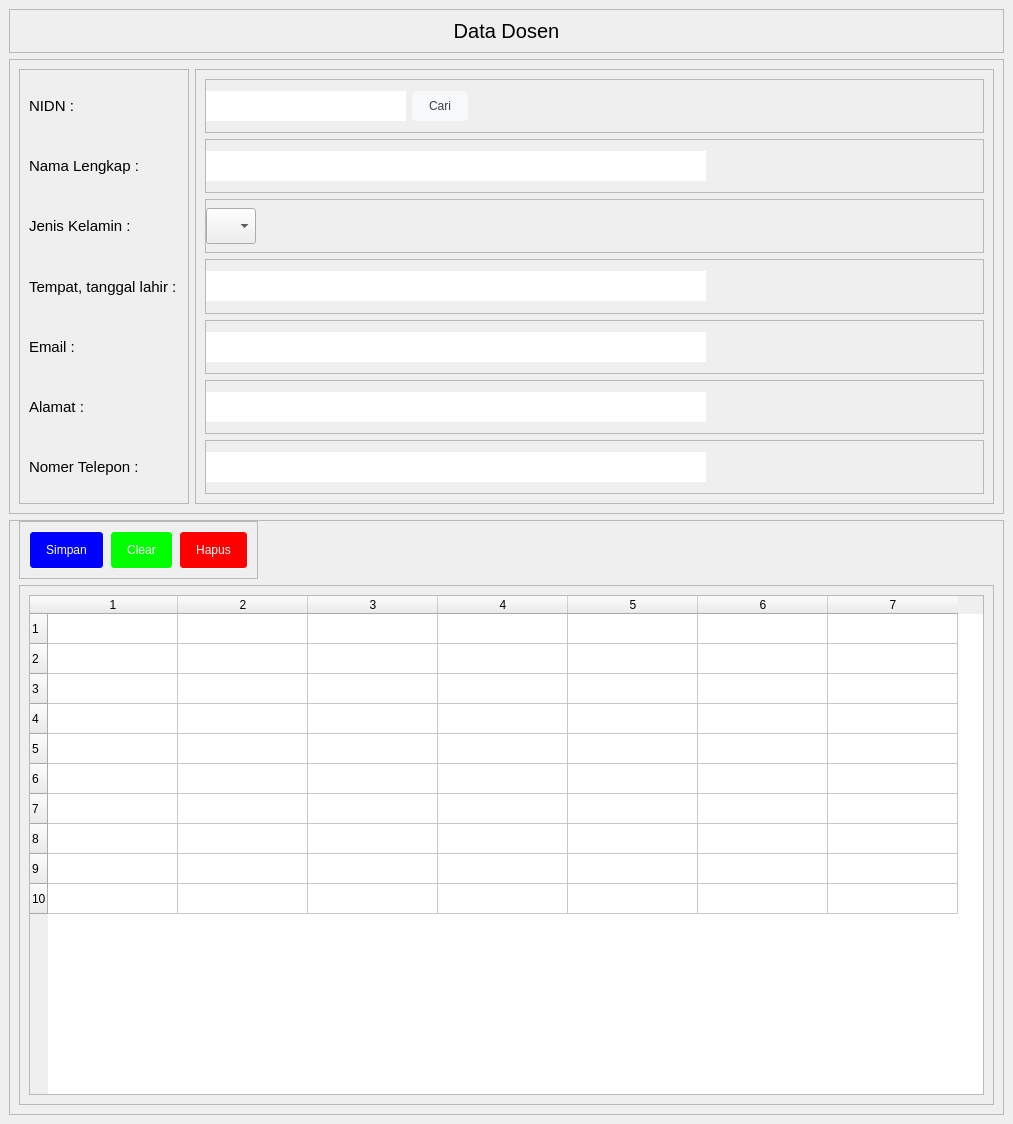
<?xml version="1.0" encoding="UTF-8"?>
<ui version="4.0">
 <class>MainWindow</class>
 <widget class="QMainWindow" name="MainWindow">
  <property name="geometry">
   <rect>
    <x>0</x>
    <y>0</y>
    <width>1013</width>
    <height>1124</height>
   </rect>
  </property>
  <property name="minimumSize">
   <size>
    <width>480</width>
    <height>0</height>
   </size>
  </property>
  <property name="windowTitle">
   <string>MainWindow</string>
  </property>
  <property name="styleSheet">
   <string notr="true">QScrollArea{
border: none;
}

QScrollBar:vertical {
	background-color:#fefefe;
	width:10px;
}
QScrollBar::handle:vertical {
	background-color: #808793;
	min-height: 30px;
	border-radius: 4px;
}
QScrollBar::handle:vertical:hover{	
	background-color:#a1a6af;
}

QScrollBar:horizontal {
	background-color:#fefefe;
	height:10px;
}
QScrollBar::handle:horizontal {
	background-color: #808793;
	min-height: 30px;
	border-radius: 4px;
}
QScrollBar::handle:horizontal:hover{	
	background-color:#a1a6af;
}

QLineEdit, QDateEdit {
	border: none;
}

QLineEdit,QComboBox {
height: 30px;
}

QPushButton {
  background-color: #f8f9fa;
  border: 1px solid #f8f9fa;
  border-radius: 4px;
  color: #3c4043;
  height: 36px;
  line-height: 27px;
  min-width: 10px;
  padding: 0 16px;
  text-align: center;
  white-space: pre;
}

QPushButton:hover {
  border-color: #4285f4;
  outline: none;
}

#btnSimpan{
	color: rgb(255, 255, 255);
	background-color: rgb(0, 0, 255);
}

#btnClear{
	color: rgb(255, 255, 255);
	background-color: rgb(0, 255, 0);
}

#btnHapus{
	color: rgb(255, 255, 255);
	background-color: rgb(255, 0, 0);
}</string>
  </property>
  <widget class="QWidget" name="centralwidget">
   <property name="sizePolicy">
    <sizepolicy hsizetype="Preferred" vsizetype="Preferred">
     <horstretch>0</horstretch>
     <verstretch>0</verstretch>
    </sizepolicy>
   </property>
   <layout class="QVBoxLayout" name="verticalLayout">
    <property name="spacing">
     <number>0</number>
    </property>
    <property name="leftMargin">
     <number>0</number>
    </property>
    <property name="topMargin">
     <number>0</number>
    </property>
    <property name="rightMargin">
     <number>0</number>
    </property>
    <property name="bottomMargin">
     <number>0</number>
    </property>
    <item>
     <widget class="QScrollArea" name="scrollArea">
      <property name="widgetResizable">
       <bool>true</bool>
      </property>
      <widget class="QWidget" name="scrollAreaWidgetContents">
       <property name="geometry">
        <rect>
         <x>0</x>
         <y>0</y>
         <width>1013</width>
         <height>1124</height>
        </rect>
       </property>
       <layout class="QVBoxLayout" name="verticalLayout_14">
        <item>
         <widget class="QFrame" name="frame">
          <property name="frameShape">
           <enum>QFrame::StyledPanel</enum>
          </property>
          <property name="frameShadow">
           <enum>QFrame::Raised</enum>
          </property>
          <layout class="QVBoxLayout" name="verticalLayout_3">
           <item>
            <widget class="QLabel" name="label">
             <property name="font">
              <font>
               <pointsize>15</pointsize>
              </font>
             </property>
             <property name="text">
              <string>Data Dosen</string>
             </property>
             <property name="alignment">
              <set>Qt::AlignCenter</set>
             </property>
            </widget>
           </item>
          </layout>
         </widget>
        </item>
        <item>
         <widget class="QFrame" name="frame_2">
          <property name="sizePolicy">
           <sizepolicy hsizetype="Preferred" vsizetype="Expanding">
            <horstretch>0</horstretch>
            <verstretch>0</verstretch>
           </sizepolicy>
          </property>
          <property name="frameShape">
           <enum>QFrame::StyledPanel</enum>
          </property>
          <property name="frameShadow">
           <enum>QFrame::Raised</enum>
          </property>
          <layout class="QHBoxLayout" name="horizontalLayout_4">
           <item>
            <widget class="QFrame" name="frame_4">
             <property name="sizePolicy">
              <sizepolicy hsizetype="Expanding" vsizetype="Preferred">
               <horstretch>0</horstretch>
               <verstretch>0</verstretch>
              </sizepolicy>
             </property>
             <property name="minimumSize">
              <size>
               <width>170</width>
               <height>0</height>
              </size>
             </property>
             <property name="maximumSize">
              <size>
               <width>170</width>
               <height>16777215</height>
              </size>
             </property>
             <property name="font">
              <font>
               <family>Segoe UI Symbol</family>
               <pointsize>9</pointsize>
              </font>
             </property>
             <property name="frameShape">
              <enum>QFrame::StyledPanel</enum>
             </property>
             <property name="frameShadow">
              <enum>QFrame::Raised</enum>
             </property>
             <layout class="QVBoxLayout" name="verticalLayout_2">
              <item>
               <widget class="QLabel" name="label_2">
                <property name="font">
                 <font>
                  <pointsize>11</pointsize>
                 </font>
                </property>
                <property name="text">
                 <string>NIDN :</string>
                </property>
               </widget>
              </item>
              <item>
               <widget class="QLabel" name="label_3">
                <property name="font">
                 <font>
                  <pointsize>11</pointsize>
                 </font>
                </property>
                <property name="text">
                 <string>Nama Lengkap :</string>
                </property>
               </widget>
              </item>
              <item>
               <widget class="QLabel" name="label_5">
                <property name="font">
                 <font>
                  <pointsize>11</pointsize>
                 </font>
                </property>
                <property name="text">
                 <string>Jenis Kelamin :</string>
                </property>
               </widget>
              </item>
              <item>
               <widget class="QLabel" name="label_6">
                <property name="font">
                 <font>
                  <pointsize>11</pointsize>
                 </font>
                </property>
                <property name="text">
                 <string>Tempat, tanggal lahir :</string>
                </property>
               </widget>
              </item>
              <item>
               <widget class="QLabel" name="label_8">
                <property name="font">
                 <font>
                  <pointsize>11</pointsize>
                 </font>
                </property>
                <property name="text">
                 <string>Email :</string>
                </property>
               </widget>
              </item>
              <item>
               <widget class="QLabel" name="label_7">
                <property name="font">
                 <font>
                  <pointsize>11</pointsize>
                 </font>
                </property>
                <property name="text">
                 <string>Alamat :</string>
                </property>
               </widget>
              </item>
              <item>
               <widget class="QLabel" name="label_9">
                <property name="font">
                 <font>
                  <pointsize>11</pointsize>
                 </font>
                </property>
                <property name="text">
                 <string>Nomer Telepon :</string>
                </property>
               </widget>
              </item>
             </layout>
            </widget>
           </item>
           <item>
            <widget class="QFrame" name="frame_6">
             <property name="frameShape">
              <enum>QFrame::StyledPanel</enum>
             </property>
             <property name="frameShadow">
              <enum>QFrame::Raised</enum>
             </property>
             <layout class="QVBoxLayout" name="verticalLayout_6">
              <item>
               <widget class="QFrame" name="frame_7">
                <property name="sizePolicy">
                 <sizepolicy hsizetype="Preferred" vsizetype="Preferred">
                  <horstretch>0</horstretch>
                  <verstretch>0</verstretch>
                 </sizepolicy>
                </property>
                <property name="minimumSize">
                 <size>
                  <width>0</width>
                  <height>0</height>
                 </size>
                </property>
                <property name="frameShape">
                 <enum>QFrame::StyledPanel</enum>
                </property>
                <property name="frameShadow">
                 <enum>QFrame::Raised</enum>
                </property>
                <layout class="QHBoxLayout" name="horizontalLayout_3">
                 <property name="leftMargin">
                  <number>0</number>
                 </property>
                 <property name="topMargin">
                  <number>0</number>
                 </property>
                 <property name="rightMargin">
                  <number>0</number>
                 </property>
                 <property name="bottomMargin">
                  <number>0</number>
                 </property>
                 <item>
                  <widget class="QLineEdit" name="txtNidn">
                   <property name="minimumSize">
                    <size>
                     <width>200</width>
                     <height>0</height>
                    </size>
                   </property>
                   <property name="maximumSize">
                    <size>
                     <width>200</width>
                     <height>16777215</height>
                    </size>
                   </property>
                   <property name="font">
                    <font>
                     <pointsize>12</pointsize>
                    </font>
                   </property>
                  </widget>
                 </item>
                 <item alignment="Qt::AlignLeft">
                  <widget class="QPushButton" name="btnCari">
                   <property name="minimumSize">
                    <size>
                     <width>44</width>
                     <height>10</height>
                    </size>
                   </property>
                   <property name="maximumSize">
                    <size>
                     <width>16777215</width>
                     <height>30</height>
                    </size>
                   </property>
                   <property name="text">
                    <string>Cari</string>
                   </property>
                  </widget>
                 </item>
                </layout>
               </widget>
              </item>
              <item>
               <widget class="QFrame" name="frame_13">
                <property name="frameShape">
                 <enum>QFrame::StyledPanel</enum>
                </property>
                <property name="frameShadow">
                 <enum>QFrame::Raised</enum>
                </property>
                <layout class="QVBoxLayout" name="verticalLayout_12">
                 <property name="spacing">
                  <number>0</number>
                 </property>
                 <property name="leftMargin">
                  <number>0</number>
                 </property>
                 <property name="topMargin">
                  <number>0</number>
                 </property>
                 <property name="rightMargin">
                  <number>0</number>
                 </property>
                 <property name="bottomMargin">
                  <number>0</number>
                 </property>
                 <item>
                  <widget class="QLineEdit" name="txtNama">
                   <property name="sizePolicy">
                    <sizepolicy hsizetype="Preferred" vsizetype="Fixed">
                     <horstretch>0</horstretch>
                     <verstretch>0</verstretch>
                    </sizepolicy>
                   </property>
                   <property name="minimumSize">
                    <size>
                     <width>300</width>
                     <height>0</height>
                    </size>
                   </property>
                   <property name="maximumSize">
                    <size>
                     <width>500</width>
                     <height>16777215</height>
                    </size>
                   </property>
                   <property name="font">
                    <font>
                     <pointsize>12</pointsize>
                    </font>
                   </property>
                  </widget>
                 </item>
                </layout>
               </widget>
              </item>
              <item>
               <widget class="QFrame" name="frame_9">
                <property name="frameShape">
                 <enum>QFrame::StyledPanel</enum>
                </property>
                <property name="frameShadow">
                 <enum>QFrame::Raised</enum>
                </property>
                <layout class="QVBoxLayout" name="verticalLayout_8">
                 <property name="leftMargin">
                  <number>0</number>
                 </property>
                 <property name="topMargin">
                  <number>0</number>
                 </property>
                 <property name="rightMargin">
                  <number>0</number>
                 </property>
                 <property name="bottomMargin">
                  <number>0</number>
                 </property>
                 <item>
                  <widget class="QComboBox" name="cboJk">
                   <property name="sizePolicy">
                    <sizepolicy hsizetype="Expanding" vsizetype="Fixed">
                     <horstretch>0</horstretch>
                     <verstretch>0</verstretch>
                    </sizepolicy>
                   </property>
                   <property name="minimumSize">
                    <size>
                     <width>50</width>
                     <height>0</height>
                    </size>
                   </property>
                   <property name="maximumSize">
                    <size>
                     <width>50</width>
                     <height>16777215</height>
                    </size>
                   </property>
                   <property name="font">
                    <font>
                     <pointsize>12</pointsize>
                    </font>
                   </property>
                   <item>
                    <property name="text">
                     <string/>
                    </property>
                   </item>
                   <item>
                    <property name="text">
                     <string>L</string>
                    </property>
                   </item>
                   <item>
                    <property name="text">
                     <string>P</string>
                    </property>
                   </item>
                  </widget>
                 </item>
                </layout>
               </widget>
              </item>
              <item>
               <widget class="QFrame" name="frame_10">
                <property name="frameShape">
                 <enum>QFrame::StyledPanel</enum>
                </property>
                <property name="frameShadow">
                 <enum>QFrame::Raised</enum>
                </property>
                <layout class="QVBoxLayout" name="verticalLayout_7">
                 <property name="spacing">
                  <number>0</number>
                 </property>
                 <property name="leftMargin">
                  <number>0</number>
                 </property>
                 <property name="topMargin">
                  <number>0</number>
                 </property>
                 <property name="rightMargin">
                  <number>0</number>
                 </property>
                 <property name="bottomMargin">
                  <number>0</number>
                 </property>
                 <item>
                  <widget class="QLineEdit" name="txtTtl">
                   <property name="minimumSize">
                    <size>
                     <width>300</width>
                     <height>0</height>
                    </size>
                   </property>
                   <property name="maximumSize">
                    <size>
                     <width>500</width>
                     <height>16777215</height>
                    </size>
                   </property>
                   <property name="font">
                    <font>
                     <pointsize>12</pointsize>
                    </font>
                   </property>
                   <property name="placeholderText">
                    <string/>
                   </property>
                  </widget>
                 </item>
                </layout>
               </widget>
              </item>
              <item>
               <widget class="QFrame" name="frame_12">
                <property name="frameShape">
                 <enum>QFrame::StyledPanel</enum>
                </property>
                <property name="frameShadow">
                 <enum>QFrame::Raised</enum>
                </property>
                <layout class="QVBoxLayout" name="verticalLayout_11">
                 <property name="spacing">
                  <number>0</number>
                 </property>
                 <property name="leftMargin">
                  <number>0</number>
                 </property>
                 <property name="topMargin">
                  <number>0</number>
                 </property>
                 <property name="rightMargin">
                  <number>0</number>
                 </property>
                 <property name="bottomMargin">
                  <number>0</number>
                 </property>
                 <item>
                  <widget class="QLineEdit" name="txtEmail">
                   <property name="minimumSize">
                    <size>
                     <width>300</width>
                     <height>0</height>
                    </size>
                   </property>
                   <property name="maximumSize">
                    <size>
                     <width>500</width>
                     <height>16777215</height>
                    </size>
                   </property>
                   <property name="font">
                    <font>
                     <pointsize>12</pointsize>
                    </font>
                   </property>
                  </widget>
                 </item>
                </layout>
               </widget>
              </item>
              <item>
               <widget class="QFrame" name="frame_11">
                <property name="frameShape">
                 <enum>QFrame::StyledPanel</enum>
                </property>
                <property name="frameShadow">
                 <enum>QFrame::Raised</enum>
                </property>
                <layout class="QVBoxLayout" name="verticalLayout_9">
                 <property name="spacing">
                  <number>0</number>
                 </property>
                 <property name="leftMargin">
                  <number>0</number>
                 </property>
                 <property name="topMargin">
                  <number>0</number>
                 </property>
                 <property name="rightMargin">
                  <number>0</number>
                 </property>
                 <property name="bottomMargin">
                  <number>0</number>
                 </property>
                 <item>
                  <widget class="QLineEdit" name="txtAlamat">
                   <property name="minimumSize">
                    <size>
                     <width>300</width>
                     <height>0</height>
                    </size>
                   </property>
                   <property name="maximumSize">
                    <size>
                     <width>500</width>
                     <height>16777215</height>
                    </size>
                   </property>
                   <property name="font">
                    <font>
                     <pointsize>12</pointsize>
                    </font>
                   </property>
                  </widget>
                 </item>
                </layout>
               </widget>
              </item>
              <item>
               <widget class="QFrame" name="frame_15">
                <property name="frameShape">
                 <enum>QFrame::StyledPanel</enum>
                </property>
                <property name="frameShadow">
                 <enum>QFrame::Raised</enum>
                </property>
                <layout class="QVBoxLayout" name="verticalLayout_13">
                 <property name="spacing">
                  <number>0</number>
                 </property>
                 <property name="leftMargin">
                  <number>0</number>
                 </property>
                 <property name="topMargin">
                  <number>0</number>
                 </property>
                 <property name="rightMargin">
                  <number>0</number>
                 </property>
                 <property name="bottomMargin">
                  <number>0</number>
                 </property>
                 <item>
                  <widget class="QLineEdit" name="txtTelepon">
                   <property name="minimumSize">
                    <size>
                     <width>300</width>
                     <height>0</height>
                    </size>
                   </property>
                   <property name="maximumSize">
                    <size>
                     <width>500</width>
                     <height>16777215</height>
                    </size>
                   </property>
                   <property name="font">
                    <font>
                     <pointsize>12</pointsize>
                    </font>
                   </property>
                  </widget>
                 </item>
                </layout>
               </widget>
              </item>
             </layout>
            </widget>
           </item>
          </layout>
         </widget>
        </item>
        <item>
         <widget class="QFrame" name="frame_3">
          <property name="frameShape">
           <enum>QFrame::StyledPanel</enum>
          </property>
          <property name="frameShadow">
           <enum>QFrame::Raised</enum>
          </property>
          <layout class="QVBoxLayout" name="verticalLayout_4">
           <property name="topMargin">
            <number>0</number>
           </property>
           <item alignment="Qt::AlignLeft|Qt::AlignTop">
            <widget class="QFrame" name="frame_14">
             <property name="frameShape">
              <enum>QFrame::StyledPanel</enum>
             </property>
             <property name="frameShadow">
              <enum>QFrame::Raised</enum>
             </property>
             <layout class="QHBoxLayout" name="horizontalLayout_2">
              <item>
               <widget class="QPushButton" name="btnSimpan">
                <property name="minimumSize">
                 <size>
                  <width>44</width>
                  <height>0</height>
                 </size>
                </property>
                <property name="maximumSize">
                 <size>
                  <width>75</width>
                  <height>16777215</height>
                 </size>
                </property>
                <property name="text">
                 <string>Simpan</string>
                </property>
               </widget>
              </item>
              <item>
               <widget class="QPushButton" name="btnClear">
                <property name="minimumSize">
                 <size>
                  <width>44</width>
                  <height>0</height>
                 </size>
                </property>
                <property name="text">
                 <string>Clear</string>
                </property>
               </widget>
              </item>
              <item>
               <widget class="QPushButton" name="btnHapus">
                <property name="minimumSize">
                 <size>
                  <width>44</width>
                  <height>0</height>
                 </size>
                </property>
                <property name="text">
                 <string>Hapus</string>
                </property>
               </widget>
              </item>
             </layout>
            </widget>
           </item>
           <item>
            <widget class="QFrame" name="frame_5">
             <property name="frameShape">
              <enum>QFrame::StyledPanel</enum>
             </property>
             <property name="frameShadow">
              <enum>QFrame::Raised</enum>
             </property>
             <layout class="QVBoxLayout" name="verticalLayout_5">
              <item>
               <widget class="QTableWidget" name="gridDosen">
                <property name="sizePolicy">
                 <sizepolicy hsizetype="Expanding" vsizetype="Preferred">
                  <horstretch>0</horstretch>
                  <verstretch>0</verstretch>
                 </sizepolicy>
                </property>
                <property name="minimumSize">
                 <size>
                  <width>700</width>
                  <height>500</height>
                 </size>
                </property>
                <property name="rowCount">
                 <number>10</number>
                </property>
                <property name="columnCount">
                 <number>7</number>
                </property>
                <attribute name="horizontalHeaderDefaultSectionSize">
                 <number>130</number>
                </attribute>
                <row/>
                <row/>
                <row/>
                <row/>
                <row/>
                <row/>
                <row/>
                <row/>
                <row/>
                <row/>
                <column/>
                <column/>
                <column/>
                <column/>
                <column/>
                <column/>
                <column/>
               </widget>
              </item>
             </layout>
            </widget>
           </item>
          </layout>
         </widget>
        </item>
       </layout>
      </widget>
     </widget>
    </item>
   </layout>
  </widget>
 </widget>
 <resources/>
 <connections/>
</ui>
